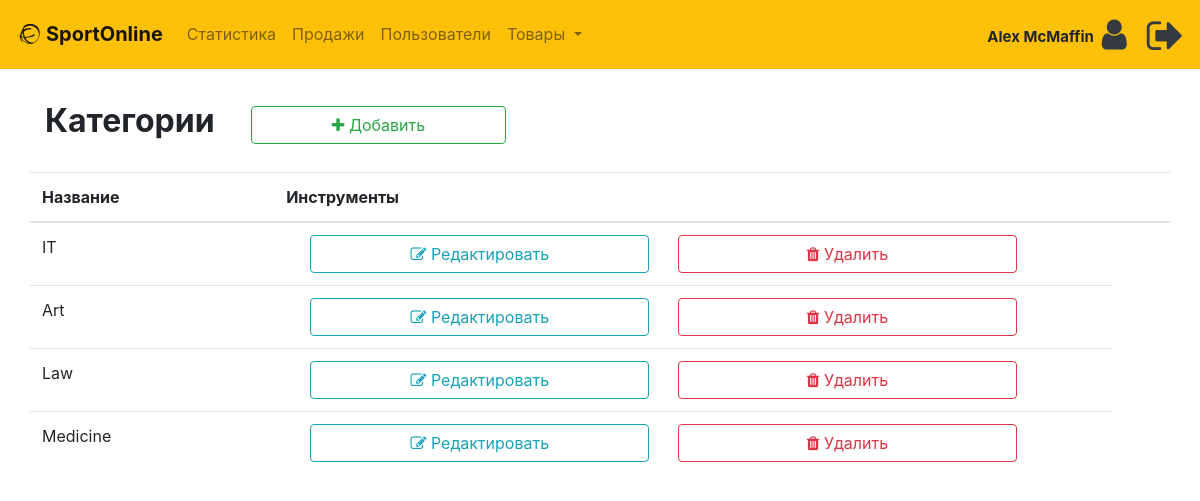
The app's page /admin/category.php (signed in) with its own data.
### tables this page shows
CREATE TABLE `users` ( 
`id` int PRIMARY KEY AUTO_INCREMENT, 
`email` varchar(200) NOT NULL, 
`password` varchar(60) NOT NULL, 
`type` int(1) NOT NULL DEFAULT '0', 
`firstname` varchar(50) NOT NULL, 
`lastname` varchar(50) NOT NULL, 
`address` text, 
`contact_info` varchar(100) DEFAULT NULL, 
`photo` varchar(200) NOT NULL DEFAULT 'profile.jpg', 
`status` int(1) NOT NULL DEFAULT '1', 
`created_on` date NOT NULL 
);

CREATE TABLE `category` ( 
`id` int PRIMARY KEY AUTO_INCREMENT, 
`name` varchar(100) NOT NULL, 
`slug` varchar(150) DEFAULT NULL UNIQUE 
);

### admin/includes/session.php (called while the page is built, shortened)
<?php
	include '../includes/conn.php';
	$conn = $pdo->open();
	$stmt = $conn->prepare("SELECT * FROM users WHERE id=:id");
	$stmt->execute(['id'=>$_SESSION['admin']]);
	$admin = $stmt->fetch();
?>

### admin/category.php (the view, shortened to what this page needs)
<?php include 'includes/session.php'; ?>
<?php include '../includes/header.php'; ?>
<body>
<?php include 'includes/navbar.php'; ?>
<div class="container">
<div class="row mt-2">
<div class="col-md-12">
      </div>
</div>
<div class="row mt-4">
<div class="h2 col-lg-2  col-md-3 font-weight-bold ">Категории</div>
<div class="col-md-3 ml-3 mt-1">  <a href="#add" data-toggle="modal" class="btn btn-outline-success btn-block"><i class="fa fa-plus"></i> Добавить</a></div>
</div>
<div class="row mt-4">
<table id="example1" class="table">
  <thead>
    <tr>
       <th>Название</th>
        <th colspan="2" class="ml-4">Инструменты</th>
        <th></th>
       </tr>
   </thead>
    <tbody>
                  <?php
                    $conn = $pdo->open();
                    try{
                      $stmt = $conn->prepare("SELECT * FROM category");
                      $stmt->execute();
                      foreach($stmt as $row){
                        echo "
                          <tr>
                            <td>".$row['name']."</td>
                            <td>
                              <button class='col-md-5 col-lg-5 btn btn-outline-info edit ml-4' data-id='".$row['id']."' data-toggle='modal' data-target='#edit'><i class='fa fa-edit'></i> Редактировать</button>
                              <button class='col-md-5 col-lg-5 btn btn-outline-danger delete ml-4' data-id='".$row['id']."' data-toggle='modal' data-target='#delete'><i class='fa fa-trash'></i> Удалить</button>
                            </td>
                          </tr>
                        ";
                      }
                    }
                    catch(PDOException $e){
                      echo $e->getMessage();
                    }
                  ?>
                </tbody>
              </table>
</div>
          </div>
</body>
</html>

### admin/includes/navbar.php (shortened to what this page needs)
<header class="main-header">
  <nav class="navbar navbar-light navbar-expand-md bg-warning justify-content-between" >
     <a href="home.php" class="navbar-brand"><i class="fa fa-ravelry" aria-hidden="true"></i>
        <b>SportOnline</b></a>
    <div class="collapse navbar-collapse" id="navbarNav">
    <ul class="navbar-nav">
        <li class="nav-item" ><a class="nav-link" href="home.php">Статистика</a></li>
        <li class="nav-item" ><a class="nav-link" href="sales.php">Продажи</a></li>
        <li class="nav-item" ><a class="nav-link" href="users.php">Пользователи</a></li>
        <li class="nav-item dropdown">
        <a class="nav-link dropdown-toggle" href="#" id="navbarDropdown" role="button" data-toggle="dropdown" aria-haspopup="true" aria-expanded="false">
          Товары
        </a>
      </li>
       </ul>
       <ul class="navbar-nav ml-auto ">
       <li  class="nav-item mt-3" ><b style="font-size: 15px"> <?php echo $admin['firstname'].' '.$admin['lastname']; ?></b></li>
        <li  class="nav-item ml-2" ><a style="font-size: 35px" href="#profile" data-toggle="modal" title="Профиль" class="nav-item text-dark" id="admin_profile"><i class="fa fa-user" aria-hidden="true"></i></a></li>
        <li  class="nav-item ml-3 mt-1" ><a style="font-size: 30px" href="../logout.php" title="Выход" class="nav-item ml-1 text-dark"><i class="fa fa-sign-out fa-lg" aria-hidden="true"></i></a></li>
        </ul>
    </div>
  </nav>
</header>

### records on screen
users: firstname "Alex", lastname "McMaffin"
category: name "IT"
category: name "Art"
category: name "Law"
category: name "Medicine"
